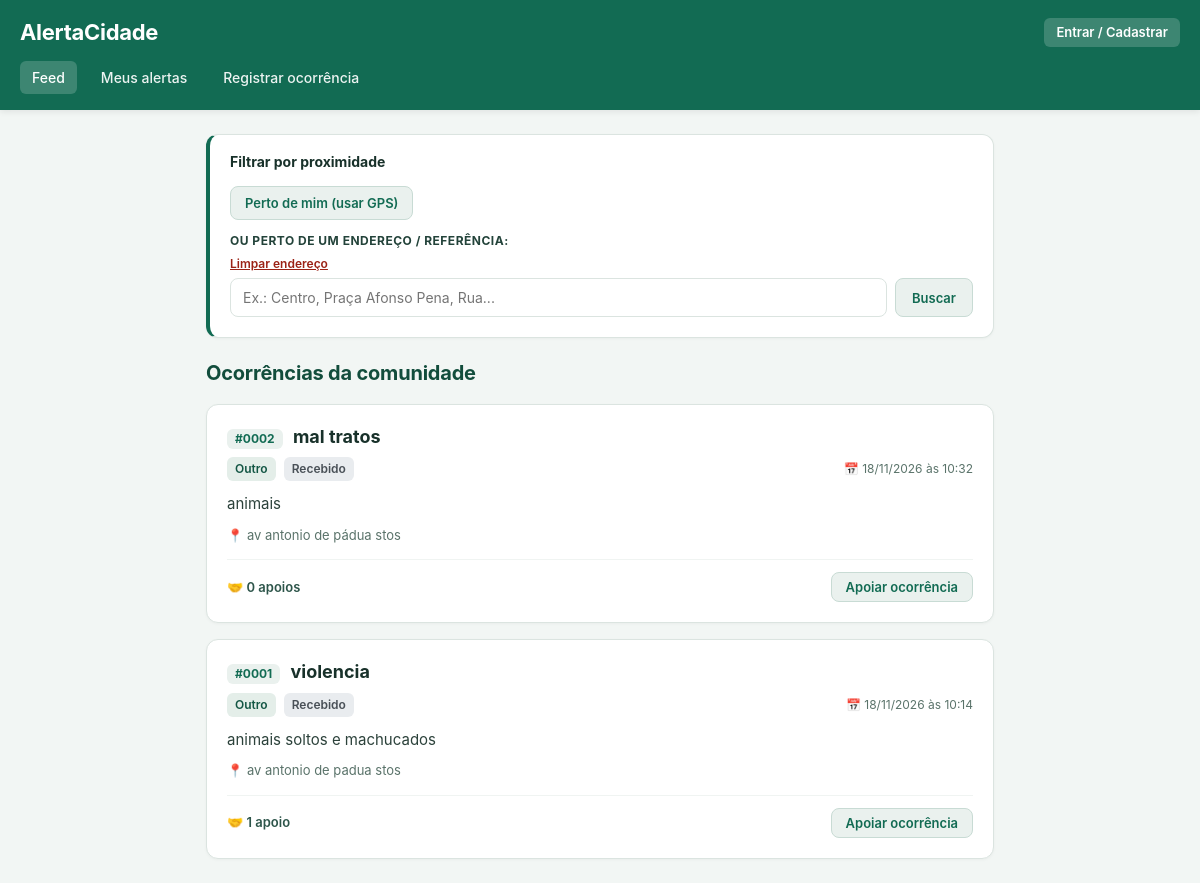
The app's page /cidadao/index.php, older data.
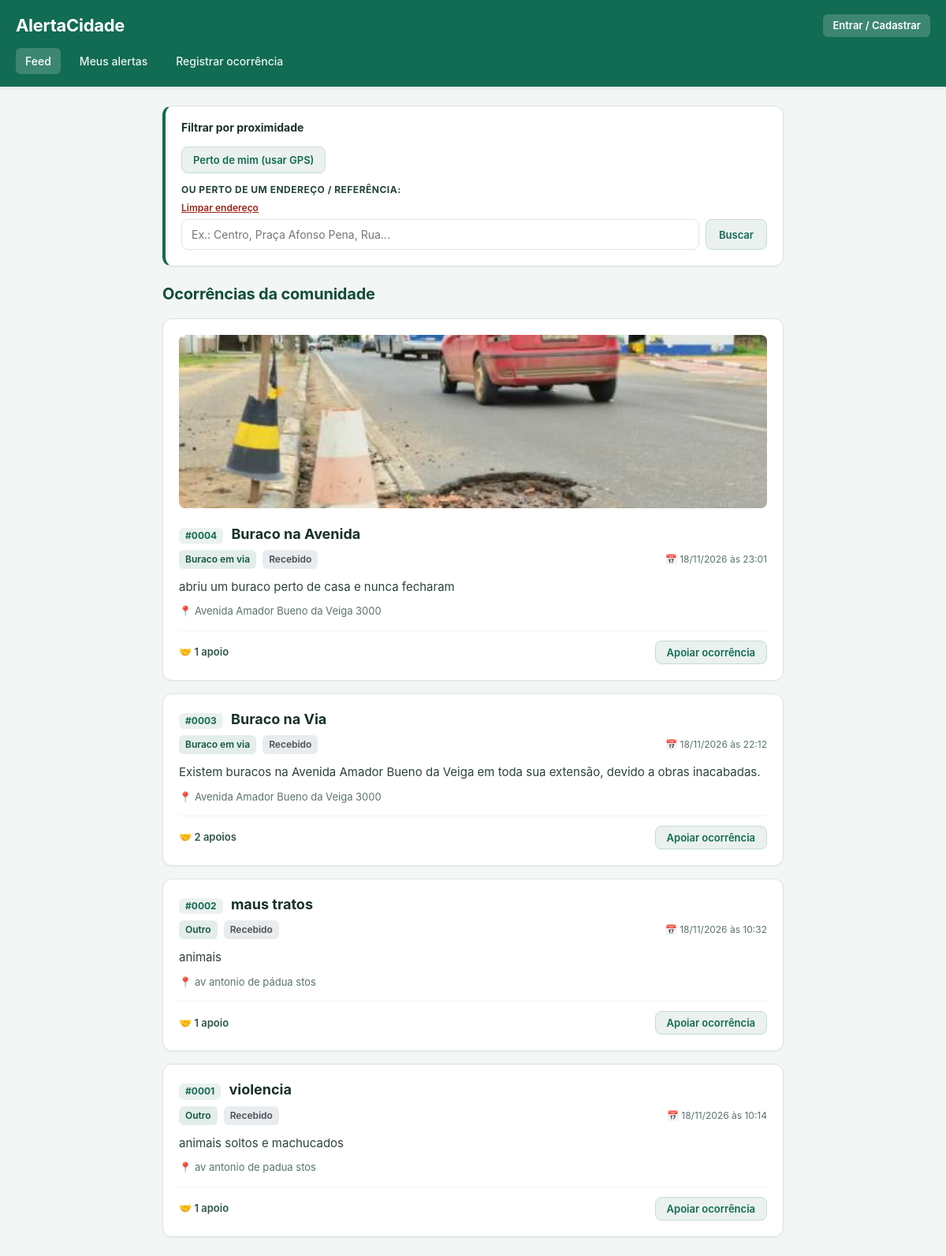
The same page, newer data.
### tables this page shows
CREATE TABLE alerts (
        id INTEGER PRIMARY KEY AUTOINCREMENT,
        title TEXT NOT NULL,
        description TEXT NOT NULL,
        category TEXT NOT NULL,
        address TEXT NOT NULL,
        latitude REAL,
        longitude REAL,
        thumbnail_path TEXT,
        image_path TEXT,
        author TEXT NOT NULL DEFAULT 'Cidadão',
        owner_id TEXT,
        status TEXT NOT NULL DEFAULT 'Recebido',
        created_at TEXT NOT NULL DEFAULT CURRENT_TIMESTAMP
    );

CREATE TABLE alert_photos (
        id INTEGER PRIMARY KEY AUTOINCREMENT,
        alert_id INTEGER NOT NULL,
        image_path TEXT NOT NULL,
        thumbnail_path TEXT NOT NULL,
        created_at TEXT NOT NULL DEFAULT CURRENT_TIMESTAMP,
        FOREIGN KEY(alert_id) REFERENCES alerts(id) ON DELETE CASCADE
    );

### database.php (called while the page is built, shortened)
<?php
function h(?string $value): string
{
    return htmlspecialchars($value ?? '', ENT_QUOTES, 'UTF-8');
}
function formatDateTime(?string $datetime): string
{
    try {
        $date = new DateTime($datetime, new DateTimeZone('UTC'));
        $date->setTimezone(new DateTimeZone('America/Sao_Paulo'));
        return $date->format('d/m/Y \à\s H:i');
    } catch (Exception) {
        return $datetime;
    }
}
function formatAlertCode(int $id): string
{
    return sprintf('#%04d', $id);
}

### cidadao/index.php (the view, shortened to what this page needs)
<?php
require dirname(__DIR__) . '/database.php';
$loggedUser = $_SESSION['citizen_user'] ?? null;
$isLoggedIn = !empty($loggedUser);
$authError = '';
$activeAuthTab = 'login';
$mine = isset($_GET['mine']);
$showCreateRequested = isset($_GET['novo']);
$showAuthRequested = isset($_GET['auth']) || ($showCreateRequested && !$isLoggedIn);
$showCreate = $showCreateRequested && $isLoggedIn;
$filterRef = trim((string)($_GET['ref'] ?? ''));
$sql = "
    SELECT a.*,
           (SELECT COUNT(*)
            FROM supports s
            WHERE s.alert_id = a.id) AS support_count
    FROM alerts a
";
$params = [];
$sql .= ' ORDER BY a.created_at DESC';
$stmt = $pdo->prepare($sql);
$stmt->execute($params);
$alerts = $stmt->fetchAll(PDO::FETCH_ASSOC);
$alertIds = array_column($alerts, 'id');
$photosByAlert = [];
if (!empty($alertIds)) {
    $in = implode(',', array_fill(0, count($alertIds), '?'));
    $stmtPhotos = $pdo->prepare("SELECT * FROM alert_photos WHERE alert_id IN ($in) ORDER BY id ASC");
    $stmtPhotos->execute($alertIds);
    foreach ($stmtPhotos->fetchAll(PDO::FETCH_ASSOC) as $p) {
        $photosByAlert[$p['alert_id']][] = $p;
    }
}
?>
<!doctype html>
<html lang="pt-BR">
<head>
</head>
<body>
<header>
    <div style="display:flex;align-items:center;justify-content:space-between;flex-wrap:wrap;gap:10px">
        <h1 style="margin:0">AlertaCidade</h1>
        <div style="font-size:13px;display:flex;align-items:center;gap:12px">
            <?php if ($isLoggedIn): ?>
                <span>👤 Olá, <strong><?= h($loggedUser['name']) ?></strong></span>
                <a href="index.php?logout=1" style="color:rgba(255,255,255,0.9);text-decoration:underline;font-size:13px">Sair</a>
            <?php else: ?>
                <a href="index.php?auth=1" style="color:#fff;background:rgba(255,255,255,0.18);padding:5px 12px;border-radius:6px;text-decoration:none;font-weight:600">Entrar / Cadastrar</a>
            <?php endif; ?>
        </div>
    </div>
    <nav style="margin-top:12px">
        <a href="index.php" class="<?= !$showCreateRequested && !$showAuthRequested && !$mine ? 'active' : '' ?>">Feed</a>
        <a href="index.php?mine=1" class="<?= $mine ? 'active' : '' ?>">Meus alertas</a>
        <a href="index.php?novo=1" class="<?= $showCreateRequested ? 'active' : '' ?>">Registrar ocorrência</a>
    </nav>
</header>
<main>
    <?php if ($showAuthRequested): ?>
    <section class="card" style="max-width:480px;margin:24px auto">
        <div style="text-align:center;margin-bottom:18px">
            <h2 style="margin-bottom:6px">Acesso do Cidadão</h2>
            <p class="form-help">Para registrar sua ocorrência, entre com sua conta ou cadastre-se abaixo.</p>
        </div>
        <?php if ($authError !== ''): ?>
            <div class="error" style="margin-bottom:16px"><?= h($authError) ?></div>
        <?php endif; ?>
        <div style="display:flex;border-bottom:2px solid var(--border);margin-bottom:18px">
            <button type="button" id="tab-btn-login" style="flex:1;background:none;border:0;padding:10px;font-weight:<?= $activeAuthTab === 'login' ? '700' : '600' ?>;font-size:14px;border-bottom:<?= $activeAuthTab === 'login' ? '3px solid var(--primary)' : 'none' ?>;color:<?= $activeAuthTab === 'login' ? 'var(--primary)' : 'var(--text-muted)' ?>">Entrar</button>
            <button type="button" id="tab-btn-register" style="flex:1;background:none;border:0;padding:10px;font-weight:<?= $activeAuthTab === 'register' ? '700' : '600' ?>;font-size:14px;border-bottom:<?= $activeAuthTab === 'register' ? '3px solid var(--primary)' : 'none' ?>;color:<?= $activeAuthTab === 'register' ? 'var(--primary)' : 'var(--text-muted)' ?>">Criar conta</button>
        </div>
        <form id="form-login" method="post" style="display:<?= $activeAuthTab === 'login' ? 'block' : 'none' ?>">
            <?= csrfField() ?>
            <input type="hidden" name="action" value="login">
            <input type="hidden" name="redirect_to" value="<?= $showCreateRequested ? 'index.php?novo=1' : 'index.php' ?>">
            <label for="login_user">E-mail ou CPF</label>
            <input id="login_user" name="login" required placeholder="Digite seu e-mail ou CPF">
            <label for="login_password">Senha</label>
            <input id="login_password" type="password" name="password" required placeholder="Digite sua senha">
            <button type="submit" class="btn" style="width:100%;margin-top:8px;padding:12px">Entrar e continuar</button>
        </form>
        <form id="form-register" method="post" style="display:<?= $activeAuthTab === 'register' ? 'block' : 'none' ?>">
            <?= csrfField() ?>
            <input type="hidden" name="action" value="register">
            <input type="hidden" name="redirect_to" value="<?= $showCreateRequested ? 'index.php?novo=1' : 'index.php' ?>">
            <label for="reg_name">Nome completo</label>
            <input id="reg_name" name="name" required placeholder="Seu nome completo">
            <label for="reg_email">E-mail</label>
            <input id="reg_email" type="email" name="email" required placeholder="exemplo@email.com">
            <label for="reg_cpf">CPF</label>
            <input id="reg_cpf" name="cpf" maxlength="14" required placeholder="000.000.000-00">
            <label for="reg_phone">Celular com DDD</label>
            <input id="reg_phone" name="phone" required placeholder="(11) 99999-9999">
            <label for="reg_password">Senha</label>
            <input id="reg_password" type="password" name="password" minlength="6" required placeholder="Crie uma senha (mínimo 6 dígitos)">
            <button type="submit" class="btn" style="width:100%;margin-top:8px;padding:12px">Cadastrar e continuar</button>
        </form>
    </section>
    <script>
    const tabLogin = document.getElementById('tab-btn-login');
    const tabRegister = document.getElementById('tab-btn-register');
    const formLogin = document.getElementById('form-login');
    const formRegister = document.getElementById('form-register');
    if (tabLogin && tabRegister && formLogin && formRegister) {
        tabLogin.addEventListener('click', () => {
            formLogin.style.display = 'block';
            formRegister.style.display = 'none';
            tabLogin.style.borderBottom = '3px solid var(--primary)';
            tabLogin.style.color = 'var(--primary)';
            tabLogin.style.fontWeight = '700';
            tabRegister.style.borderBottom = 'none';
            tabRegister.style.color = 'var(--text-muted)';
            tabRegister.style.fontWeight = '600';
        });
        tabRegister.addEventListener('click', () => {
            formLogin.style.display = 'none';
            formRegister.style.display = 'block';
            tabRegister.style.borderBottom = '3px solid var(--primary)';
            tabRegister.style.color = 'var(--primary)';
            tabRegister.style.fontWeight = '700';
            tabLogin.style.borderBottom = 'none';
            tabLogin.style.color = 'var(--text-muted)';
            tabLogin.style.fontWeight = '600';
        });
    }
    </script>
    <?php else: ?>
    <div class="card" style="margin-bottom:20px;padding:16px 20px;border-left:4px solid var(--primary)">
        <div style="display:flex;align-items:center;justify-content:space-between;flex-wrap:wrap;gap:10px;margin-bottom:12px">
            <div>
                <strong style="font-size:14px;color:var(--text-main)">Filtrar por proximidade</strong>
            </div>
        </div>
        <div style="display:flex;gap:10px;flex-wrap:wrap;align-items:center;margin-bottom:12px">
            <button type="button" id="btn-near-me" class="btn btn-secondary" style="padding:8px 14px">
                Perto de mim (usar GPS)
            </button>
        </div>
        <div>
            <label style="margin:0 0 2px 0;font-size:12px">Ou perto de um endereço / referência:</label>
            <div style="margin:0 0 4px 0">
                <button type="button" id="btn-clear-near-address" style="background:none;border:none;color:#9b2215;font-size:12px;cursor:pointer;padding:0;text-decoration:underline">Limpar endereço</button>
            </div>
            <div style="display:flex;gap:8px">
                <input type="text" id="address-query" value="<?= h($filterRef) ?>" placeholder="Ex.: Centro, Praça Afonso Pena, Rua..." style="flex:1;margin:0">
                <button type="button" id="btn-search-near-address" class="btn btn-secondary" style="white-space:nowrap;padding:8px 16px">
                    Buscar
                </button>
            </div>
        </div>
    </div>
    <h2><?= $mine ? 'Meus alertas' : 'Ocorrências da comunidade' ?></h2>
    <?php foreach ($alerts as $alert): ?>
        <?php
        $photos = $photosByAlert[$alert['id']] ?? [];
        ?>
        <article class="card">
            <?php if (!empty($photos)): ?>
                <div style="display:flex;gap:8px;margin-bottom:14px;overflow-x:auto">
                    <?php foreach ($photos as $photo): ?>
                        <a href="../<?= h($photo['image_path'] ?? $photo['thumbnail_path']) ?>" target="_blank" style="flex:1;max-width:<?= count($photos) === 1 ? '100%' : '33%' ?>;display:block">
                            <img class="thumb" src="../<?= h($photo['thumbnail_path']) ?>"
                                 loading="lazy" alt="Foto da ocorrência" style="width:100%;height:<?= count($photos) === 1 ? '220px' : '130px' ?>;object-fit:cover;border-radius:8px">
                        </a>
                    <?php endforeach; ?>
                </div>
            <?php endif; ?>
            <h3 class="alert-title">
                <span class="alert-code"><?= formatAlertCode((int)$alert['id']) ?></span>
                <?= h($alert['title']) ?>
            </h3>
            <div class="meta-bar">
                <span class="badge badge-category"><?= h($alert['category']) ?></span>
                <span class="badge badge-status"><?= h($alert['status']) ?></span>
                <span class="alert-date">📅 <?= h(formatDateTime($alert['created_at'])) ?></span>
            </div>
            <p class="alert-desc"><?= h(mb_strimwidth($alert['description'], 0, 220, '…', 'UTF-8')) ?></p>
            <p class="alert-address">📍 <?= h($alert['address']) ?></p>
            <div class="card-footer">
                <span class="support-count">🤝 <?= (int)$alert['support_count'] ?> <?= (int)$alert['support_count'] === 1 ? 'apoio' : 'apoios' ?></span>
                <form method="post" style="margin:0">
                    <button type="submit" class="btn btn-secondary" style="padding:6px 14px">Apoiar ocorrência</button>
                </form>
            </div>
        </article>
    <?php endforeach; ?>
    <?php endif; ?>
</main>
</body>
</html>

### cidadao/index.php (style rules this page uses)
:root { --primary: #126b53; --primary-hover: #0e5441; --text-main: #18312a; --text-muted: #5a736a; --bg: #f2f6f4; --card-bg: #ffffff; --border: #dbe4e0; }
* { box-sizing: border-box; }
body { font-family: -apple-system, BlinkMacSystemFont, "Segoe UI", Roboto, Helvetica, Arial, sans-serif; font-size: 15px; line-height: 1.5; margin: 0; background: var(--bg); color: var(--text-main); -webkit-font-smoothing: antialiased; }
header { background: var(--primary); color: white; padding: 16px 20px; box-shadow: 0 2px 6px rgba(0,0,0,0.08); }
header h1 { margin: 0 0 10px 0; font-size: 22px; font-weight: 700; letter-spacing: -0.3px; }
nav { display: flex; gap: 12px; flex-wrap: wrap; }
nav a { color: rgba(255,255,255,0.92); text-decoration: none; font-size: 14px; font-weight: 500; padding: 6px 12px; border-radius: 6px; transition: background 0.15s; }
nav a:hover, nav a.active { background: rgba(255,255,255,0.18); color: #fff; }
main { max-width: 820px; margin: 24px auto; padding: 0 16px; }
h2 { font-size: 20px; font-weight: 700; color: #124d3c; margin: 0 0 16px 0; letter-spacing: -0.2px; }
.card { background: var(--card-bg); border-radius: 12px; padding: 20px; margin: 16px 0; border: 1px solid var(--border); box-shadow: 0 1px 3px rgba(0,0,0,0.04); }
label { display: block; font-size: 13px; font-weight: 700; color: #23433a; text-transform: uppercase; letter-spacing: 0.5px; margin: 16px 0 6px 0; }
label:first-of-type { margin-top: 0; }
input, textarea, select { width: 100%; padding: 10px 12px; font-family: inherit; font-size: 14px; color: var(--text-main); background: #fff; border: 1px solid var(--border); border-radius: 8px; margin-bottom: 10px; transition: border-color 0.15s, box-shadow 0.15s; }
button, .btn { display: inline-flex; align-items: center; justify-content: center; font-family: inherit; font-size: 14px; font-weight: 600; background: var(--primary); color: #fff; border: 0; border-radius: 8px; padding: 10px 18px; cursor: pointer; transition: background 0.15s, opacity 0.15s; }
.btn-secondary { background: #eaf1ee; color: #126b53; border: 1px solid #c8dbd4; padding: 7px 14px; font-size: 13px; }
.alert-title { font-size: 18px; font-weight: 700; margin: 0 0 8px 0; color: var(--text-main); line-height: 1.35; }
.alert-code { display: inline-block; background: #eaf1ee; color: var(--primary); font-size: 12px; font-weight: 700; padding: 2px 8px; border-radius: 6px; margin-right: 6px; }
.meta-bar { display: flex; align-items: center; gap: 8px; flex-wrap: wrap; margin-bottom: 12px; font-size: 12px; }
.badge { display: inline-block; padding: 3px 8px; border-radius: 6px; font-weight: 600; font-size: 12px; }
.badge-category { background: #e4eee9; color: #135644; }
.badge-status { background: #e9ecef; color: #495057; }
.alert-date { color: var(--text-muted); font-size: 12px; margin-left: auto; }
.alert-desc { font-size: 15px; line-height: 1.5; color: #2c423b; margin: 10px 0; }
.alert-address { font-size: 13px; color: var(--text-muted); margin: 8px 0; }
.card-footer { display: flex; align-items: center; justify-content: space-between; margin-top: 14px; padding-top: 12px; border-top: 1px solid #f0f4f2; }
.support-count { font-size: 13px; font-weight: 600; color: #2d554a; }

Row changes from the older to the newer data that the page shows:
added alerts: id "#0004", title "Buraco na Avenida", category "Buraco em via", status "Recebido", created_at "18/11/2026 às 23:01", description "abriu um buraco perto de casa e nunca fecharam", address "Avenida Amador Bueno da Veiga 3000", support_count "1", shows "apoio"
added alert_photos: thumbnail_path (picture)
added alerts: id "#0003", title "Buraco na Via", category "Buraco em via", status "Recebido", created_at "18/11/2026 às 22:12", description "Existem buracos na Avenida Amador Bueno da Veiga em toda sua extensão, devido a obras inacabadas.", address "Avenida Amador Bueno da Veiga 3000", support_count "2", shows "apoios"
changed alerts "animais": title "mal tratos" → "maus tratos"; support_count "0" → "1"; text "apoios" → "apoio"
